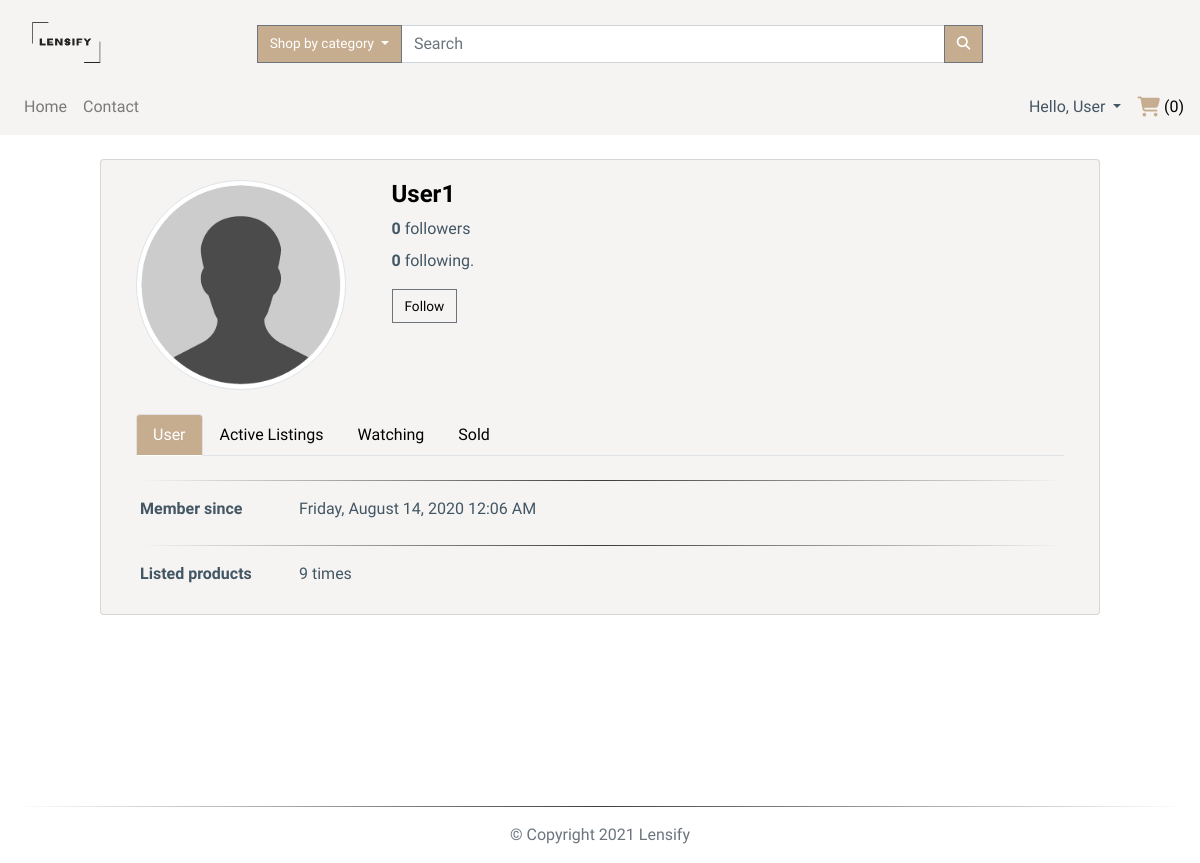
The page /profile/user1 (signed in) on the database as committed earlier.
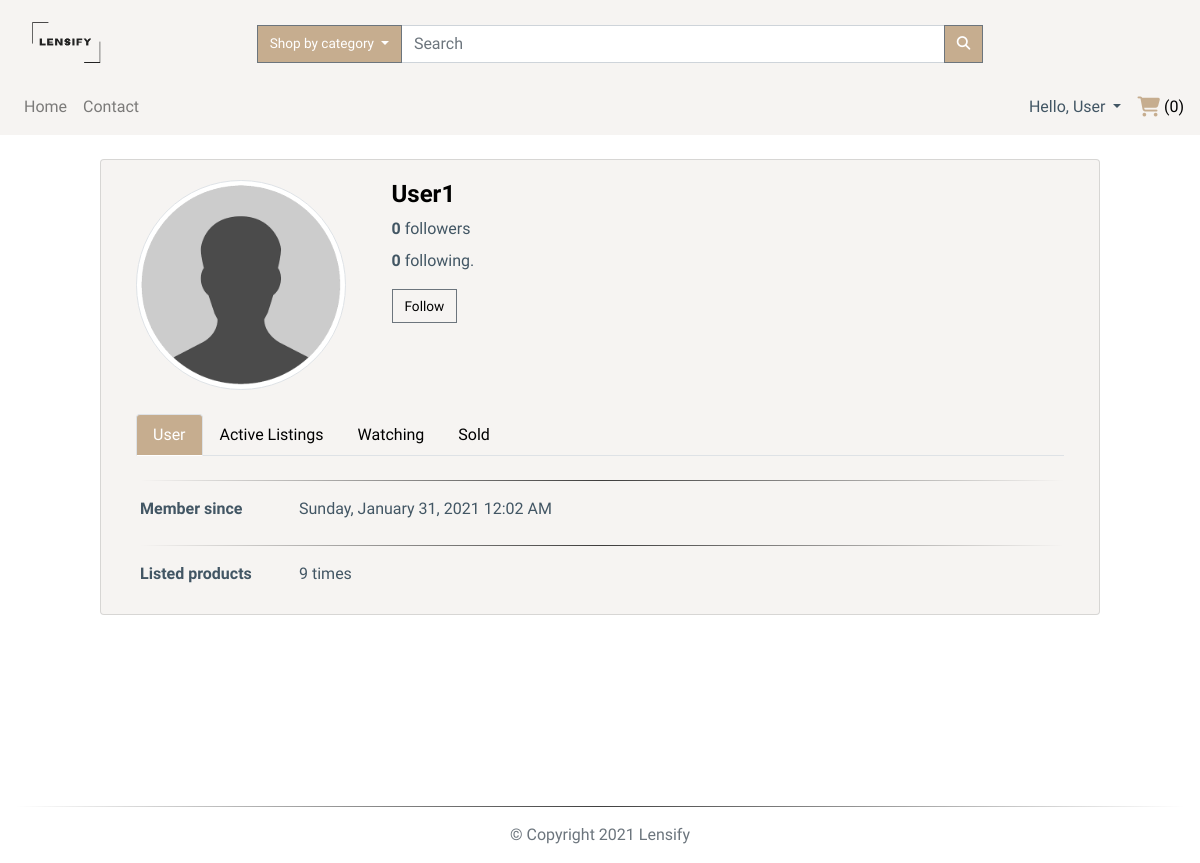
The same page on the database as committed later.
### app/models.py (models this page shows, shortened)
class TimestampMixin(object):
    created_at = db.Column(db.DateTime, nullable=False,
                           default=datetime.utcnow)
    updated_at = db.Column(db.DateTime, onupdate=datetime.utcnow)

class User(db.Model, TimestampMixin, UserMixin):
    __tablename__ = "users"
    id = db.Column(db.Integer, primary_key=True)
    first_name = db.Column(db.String(50), nullable=False)
    last_name = db.Column(db.String(50), nullable=False)
    username = db.Column(db.String(50), unique=True, nullable=False)
    email = db.Column(db.String(115), unique=True, nullable=False)
    image_file = db.Column(db.String(80), nullable=False,
                           default="default.jpg")
    password_hash = db.Column(db.String(60), nullable=False)
    items_for_sale = db.relationship(
        "ItemForSale", backref="seller", lazy="dynamic")
    orders = db.relationship("Order", backref="buyer", lazy=True)
    address = db.relationship(
        "Address", secondary="user_addresses", backref="user", lazy="dynamic"
    )
    followed = db.relationship(
        "User", secondary=followers,
        primaryjoin=(followers.c.follower_id == id),
        secondaryjoin=(followers.c.followed_id == id),
        backref=db.backref("followers", lazy="dynamic"), lazy="dynamic")
    reviewed = db.relationship(
        "Review", backref="user_reviewed", primaryjoin=(Review.user_reviewed_id == id), lazy="dynamic"
    )
    reviewer = db.relationship(
        "Review", backref="user_reviewer", primaryjoin=(Review.user_reviewer_id == id), lazy="dynamic"
    )
    def is_following(self, user):
        return self.followed.filter(
            followers.c.followed_id == user.id).count() > 0
    def followed_items(self):
        return ItemForSale.query.join(
            followers, (followers.c.followed_id == ItemForSale.seller_id)).filter(
                followers.c.follower_id == self.id).filter(ItemForSale.sold == False).order_by(
                    ItemForSale.id.desc())

### app/routes.py (the view)
@app.route("/profile/<username>", methods=["GET"])
@login_required
def user(username):
    page = request.args.get('page', 1, type=int)
    user = User.query.filter_by(username=username).first_or_404()
    rate = db.session.query(func.avg(Review.rating).label(
        'average')).filter(Review.user_reviewed_id == user.id)
    if rate[0].average:
        avg = round(rate[0].average, 2)
    else:
        avg = 0
    items_following = current_user.followed_items().paginate(
        page, app.config['LISTINGS_PER_PAGE'], False)
    next_url_following = url_for('user', username=username, page=items_following.next_num) \
        if items_following.has_next else None
    prev_url_following = url_for('user', username=username, page=items_following.prev_num) \
        if items_following.has_prev else None
    user_items_count = ItemForSale.query.filter_by(seller=user).count()
    user_items_sold = ItemForSale.query.filter_by(
        sold=True, seller=current_user).order_by(ItemForSale.id.desc()).paginate(
        page, app.config['LISTINGS_PER_PAGE'], False)
    next_url_sold = url_for('user', username=username, page=user_items_sold.next_num) \
        if items_following.has_next else None
    prev_url_sold = url_for('user', username=username, page=user_items_sold.prev_num) \
        if items_following.has_prev else None
    user_items_active = ItemForSale.query.filter_by(
        seller=user, sold=False).order_by(ItemForSale.id.desc()).paginate(
        page, app.config['LISTINGS_PER_PAGE'], False)
    next_url_active = url_for('user', username=username, page=user_items_active.next_num) \
        if items_following.has_next else None
    prev_url_active = url_for('user', username=username, page=user_items_active.prev_num) \
        if items_following.has_prev else None
    return render_template("user.html", title="Account", user=user, user_items_active=user_items_active.items,
                           user_items_count=user_items_count, user_items_sold=user_items_sold.items,
                           items_following=items_following.items, page_num=items_following.iter_pages(),
                           page_num1=user_items_sold.iter_pages(), page_num2=user_items_active.iter_pages(),
                           page=page, next_url_active=next_url_active, prev_url_active=prev_url_active,
                           next_url_following=next_url_following, prev_url_following=prev_url_following,
                           next_url_sold=next_url_sold, prev_url_sold=prev_url_sold, average=avg)

### app/models.py (called while the page is built)
@login_manager.user_loader
def load_user(user_id):
    return User.query.get(int(user_id))

### app/routes.py (called while the page is built)
@app.before_request
def before_request():
    if current_user.is_authenticated:
        current_user.updated_at = datetime.utcnow()
        db.session.commit()

@app.context_processor
def inject_categories():
    categories = Category.query.join(
        ItemForSale, (Category.id == ItemForSale.category_id)).filter(ItemForSale.sold == False).all()
    return dict(categories=categories)

### app/templates/user.html (shortened to what this page needs)
{% extends "layout.html" %}
{%block app_content%}
<div id="profile-page">
  <div class="row mt-4 mb-4">
    <div class="card custom-bg col-12 col-md-10 mx-auto">
      <div class="card-body">
        <div class="card-title mb-4">
          <div class="row justify-content-start">
            <div class="image-container col-5 col-md-3">
              <div class="image">
                <img src="{{url_for('static', filename='img/profile/' + user.image_file)}}" id="imgProfile"
                  class="img-thumbnail rounded-circle" />
              </div>
            </div>
            <div class="userData col-5 ml-3">
              <h2 class="d-block">
                <a href="#">{{ user.username.capitalize() }}</a>
              </h2>
              <p class="mb-2">
                <span class="font-weight-bold">
                  {{ user.followers.count() }}
                </span>
                followers
              </p>
              <p>
                <span class="font-weight-bold">
                  {{ user.followed.count() }}
                </span>
                following.
              </p>
              {% if not current_user.is_following(user) %}
              <p>
                <a class="btn btn-outline-secondary no-radius"
                  href="{{ url_for('follow', username=user.username) }}">Follow</a>
              </p>
              {% else %}
              <p>
                <a class="btn btn-outline-secondary no-radius"
                  href="{{ url_for('unfollow', username=user.username) }}">Unfollow</a>
              </p>
              {% endif %}
            </div>
          </div>
        </div>
        <div class="row">
          <div class="col-12">
            <ul class="nav nav-tabs mb-4" id="myTab" role="tablist">
              <li class="nav-item active">
                <a class="nav-link active" id="basic-info-tab" data-toggle="tab" href="#basic-info" role="tab"
                  aria-controls="basic-info" aria-selected="true">User</a>
              </li>
              <li class="nav-item">
                <a class="nav-link" id="live-items-tab" data-toggle="tab" href="#live-items" role="tab"
                  aria-controls="live-items" aria-selected="false">Active Listings</a>
              </li>
              {% if current_user.id == user.id %}
              <li class="nav-item active">
                <a class="nav-link" id="following-tab" data-toggle="tab" href="#following" role="tab"
                  aria-controls="edit-info" aria-selected="false">Watching</a>
              </li>
              <li class="nav-item">
                <a class="nav-link" id="sold-items-tab" data-toggle="tab" href="#sold-items" role="tab"
                  aria-controls="sold-items" aria-selected="false">Sold</a>
              </li>
              {%endif%}
            </ul>
            <div class="tab-content ml-1" id="tabContent">
              <div class="tab-pane fade show active" id="basic-info" role="tabpanel" aria-labelledby="basic-info-tab">
                <hr>
                <div class="row">
                  <div class="col-sm-3 col-md-2 col-5">
                    <label ">Member since</label>
                    </div>
                    <div class=" col-md-8 col-6">
                      {{ moment(user.created_at).format('LLLL') }}
                  </div>
                </div>
                <hr>
                <div class="row">
                  <div class="col-sm-3 col-md-2 col-5">
                    <label ">Listed products</label>
                    </div>
                    <div class=" col-md-8 col-6">
                      {{ user_items_count }} times
                  </div>
                </div>
              </div>
            </div>
          </div>
        </div>
      </div>
    </div>
  </div>
</div>
{% endblock app_content %}

### app/templates/layout.html (shortened to what this page needs)
{% extends "bootstrap/base.html" %}
{% block styles %}
<link rel="stylesheet" href="https://stackpath.bootstrapcdn.com/bootstrap/4.5.0/css/bootstrap.min.css"
>
<link rel="stylesheet" href="https://cdnjs.cloudflare.com/ajax/libs/animate.css/3.7.0/animate.css" />
<link rel="stylesheet" href="{{url_for('.static', filename='css/styles.css')}}" />
{% endblock styles %}
{% block body %}
{% block navbar %}
<nav class="navbar navbar-expand-lg navbar-light custom-bg">
  <a href="{{url_for('index')}}" class="col-4 col-md-2 logo-container">
    <img class="navbar-brand img-fluid mt-2" src="{{url_for('.static', filename='img/logo.png')}}" alt="logo" />
  </a>
  <div class="collapse navbar-collapse pt-2 col-12 col-lg-9" id="search">
    <form class="form-inline col-12 input-group" method='POST' action="{{ url_for('search') }}">
      <div class="dropdown ml-3 input-group-append">
        <button class="btn btn-secondary dropdown-toggle no-radius" type="button" id="dropdownMenuButton"
          data-toggle="dropdown" aria-haspopup="true" aria-expanded="false">
          Shop by category
        </button>
      </div>
      <input class="form-control col-8 input-group-append" type="search" placeholder="Search" aria-label="Search" name="search" >
      <div class="input-group-append">
        <button class="btn btn-secondary no-radius" type="submit">
          <i class="fas fa-search"></i>
        </button>
      </div>
    </form>
  </div>
</nav>
<nav class="navbar navbar-expand-lg navbar-light custom-bg py-0">
  <div id="links" class="collapse navbar-collapse py-2">
    <div class="navbar-nav text-center">
      <a class="nav-item nav-link" href="{{url_for('index')}}">Home</a>
      <a class="nav-item nav-link" href="{{url_for('contact')}}">Contact</a>
    </div>
    <div class="navbar-nav ml-auto text-center">
      {% if current_user.is_authenticated %}
      <div class="dropdown">
        <a class="dropdown-toggle" type="button" id="dropdownMenuButton" data-toggle="dropdown" aria-haspopup="true"
          aria-expanded="false">
          Hello, {{current_user.first_name.capitalize()}}
        </a>
      </div>
      <div class="ml-3 text-center d-none d-lg-block" id="cart">
        <a href="{{url_for('cart')}}">
          <i class="fas fa-shopping-cart fa-lg"></i> ({{session['cart']|length}})
        </a>
      </div>
      {%else%}
      <a class="nav-item nav-link mr-2" href="{{url_for('login')}}">Login</a>
      <a class="nav-item nav-link" href="{{url_for('register')}}">Register</a>
      {%endif%}
    </div>
  </div>
</nav>
{% endblock navbar%}
{% block content %}
<main class="my-auto">
  <div class="container-fluid">
    {% block app_content %} {% endblock app_content %}
  </div>
</main>
{% endblock content%}
<footer class="footer navbar-fixed-bottom">
  <div class="container-fluid">
    <hr>
    <p class="text-muted pb-3 text-center">
      &copy;
      Copyright
      Lensify
    </p>
  </div>
</footer>
{% endblock body %}

Rows that differ between the two databases and show on the page:
changed User "User1": created_at "Friday, August 14, 2020 12:06 AM" → "Sunday, January 31, 2021 12:02 AM"
